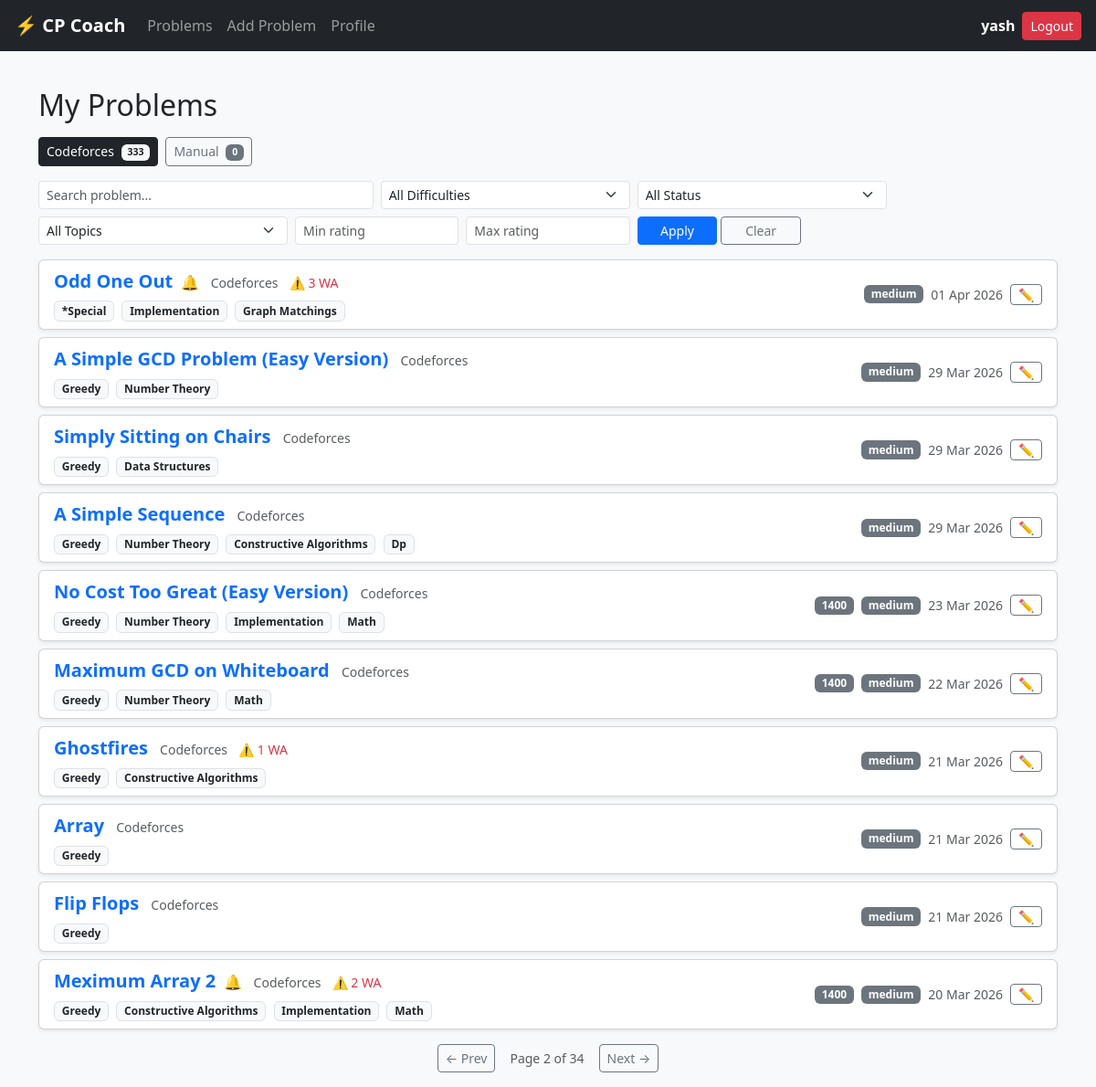
Page /problems/?page=2&tab=cf (signed in) on the committed database.
### core/models.py (models this page shows, shortened)
class UserProblem(models.Model):
    STATUS_CHOICES = [
        ('unsolved', 'Unsolved'),
        ('solved', 'Solved'),
        ('revision', 'Revision'),
    ]
    user = models.ForeignKey(User, on_delete=models.CASCADE, related_name='user_problems')
    problem = models.ForeignKey(Problem, on_delete=models.CASCADE)
    status = models.CharField(max_length=20, choices=STATUS_CHOICES, default='unsolved')
    is_favorite = models.BooleanField(default=False)
    wrong_attempts = models.IntegerField(default=0)
    last_practiced = models.DateTimeField(null=True, blank=True)
    notes = models.TextField(blank=True)
    review_priority = models.IntegerField(default=0)
    class Meta:
        unique_together = ('user', 'problem')

class Problem(models.Model):
    title = models.CharField(max_length=255)
    platform = models.ForeignKey(Platform, on_delete=models.CASCADE)
    problem_code = models.CharField(max_length=100)
    DIFFICULTY_CHOICES = [
    ('easy', 'Easy'),
    ('medium', 'Medium'),
    ('hard', 'Hard'),
    ]
    difficulty = models.CharField(
        max_length=20,
        choices=DIFFICULTY_CHOICES
    )
    rating = models.IntegerField(null=True, blank=True)
    link = models.URLField()
    topics = models.ManyToManyField(Topic, related_name='problems')
    created_at = models.DateTimeField(auto_now_add=True)
    class Meta:
        unique_together = ('platform', 'problem_code')

class Platform(models.Model):
    name = models.CharField(max_length=50, unique=True)
    slug = models.SlugField(unique=True)

class Topic(models.Model):
    name = models.CharField(max_length=100, unique=True)

### core/views/problems.py (the view)
# urls.py: path('problems/', views.problem_list, name='problem_list'),
@login_required
def problem_list(request):
    active_tab = request.GET.get('tab', 'cf')
    base_qs = UserProblem.objects.filter(user=request.user)\
        .select_related('problem', 'problem__platform')\
        .prefetch_related('problem__topics')
    if active_tab == 'manual':
        qs = base_qs.filter(problem__platform__slug='manual')
    else:
        qs = base_qs.exclude(problem__platform__slug='manual')
    difficulties = Problem.DIFFICULTY_CHOICES
    difficulty = request.GET.get('difficulty')
    status = request.GET.get('status')
    search = request.GET.get('search')
    topic = request.GET.get('topic')
    if difficulty:
        qs = qs.filter(problem__difficulty=difficulty)
    if status:
        qs = qs.filter(status=status)
    if search:
        qs = qs.filter(problem__title__icontains=search)
    if topic:
        qs = qs.filter(problem__topics__name__iexact=topic)
    min_rating = request.GET.get('min_rating')
    max_rating = request.GET.get('max_rating')
    if min_rating:
        qs = qs.filter(problem__rating__gte=min_rating)
    if max_rating:
        qs = qs.filter(problem__rating__lte=max_rating)
    topics = Topic.objects.filter(
        problems__userproblem__user=request.user
    ).distinct().order_by('name')
    sort = request.GET.get('sort')
    if sort == 'priority':
        qs = qs.filter(review_priority__gt=50).order_by('-review_priority', '-last_practiced')
    else:
        qs = qs.order_by('-last_practiced', '-id')
    paginator = Paginator(qs, 10)
    page_obj = paginator.get_page(request.GET.get('page'))
    cf_count = base_qs.exclude(problem__platform__slug='manual').count()
    manual_count = base_qs.filter(problem__platform__slug='manual').count()
    return render(request, 'problems/list.html', {
        'problems': page_obj,
        'difficulties': difficulties,
        'active_tab': active_tab,
        'cf_count': cf_count,
        'manual_count': manual_count,
        'sort': sort,
        'topics': topics,
        'selected_topic': topic or '',
        'min_rating': min_rating or '',
        'max_rating': max_rating or '',
    })

### core/templatetags/url_tags.py (called while the page is built)
@register.simple_tag(takes_context=True)
def url_replace(context, **kwargs):
    query = context['request'].GET.copy()
    for key, value in kwargs.items():
        query[key] = value
    return query.urlencode()

### core/templates/problems/list.html (shortened to what this page needs)
{% extends "base.html" %}
{% load url_tags %}
{% block content %}
<div class="container mt-4">
  <h2 class="mb-3">My Problems</h2>
  <div class="d-flex justify-content-between align-items-center mb-3">
    <div>
      <a href="?tab=cf"
         class="btn btn-sm me-1 {% if active_tab == 'cf' %}btn-dark{% else %}btn-outline-secondary{% endif %}">
        Codeforces
        <span class="badge ms-1 {% if active_tab == 'cf' %}bg-light text-dark{% else %}bg-secondary{% endif %}">
          {{ cf_count }}
        </span>
      </a>
      <a href="?tab=manual"
         class="btn btn-sm {% if active_tab == 'manual' %}btn-dark{% else %}btn-outline-secondary{% endif %}">
        Manual
        <span class="badge ms-1 {% if active_tab == 'manual' %}bg-light text-dark{% else %}bg-secondary{% endif %}">
          {{ manual_count }}
        </span>
      </a>
    </div>
  </div>
  <form method="GET" class="row g-2 mb-3">
    <div class="col-md-4">
      <input type="text" name="search" class="form-control form-control-sm"
             placeholder="Search problem..." value="{{ request.GET.search }}">
    </div>
    <div class="col-md-3">
      <select name="difficulty" class="form-select form-select-sm">
        <option value="">All Difficulties</option>
      </select>
    </div>
    <div class="col-md-3">
      <select name="status" class="form-select form-select-sm">
        <option value="">All Status</option>
      </select>
    </div>
    <div class="col-md-3">
      <select name="topic" class="form-select form-select-sm">
        <option value="">All Topics</option>
      </select>
    </div>
    <div class="col-md-2">
      <input type="number" name="min_rating" class="form-control form-control-sm"
             placeholder="Min rating" value="{{ min_rating }}" step="100" min="800" max="3500">
    </div>
    <div class="col-md-2">
      <input type="number" name="max_rating" class="form-control form-control-sm"
             placeholder="Max rating" value="{{ max_rating }}" step="100" min="800" max="3500">
    </div>
    <div class="col-md-2 d-flex gap-1">
      <button type="submit" class="btn btn-sm btn-primary w-100">Apply</button>
      <a href="?tab={{ active_tab }}" class="btn btn-sm btn-outline-secondary w-100">Clear</a>
    </div>
  </form>
  {% for up in problems %}
    <div class="card mb-2 shadow-sm">
      <div class="card-body py-2 d-flex justify-content-between align-items-center">
        <div>
          {% if up.problem.link %}
            <a href="{{ up.problem.link }}" target="_blank"
               class="fw-semibold text-decoration-none" style="font-size:20px;">
              {{ up.problem.title }}
            </a>
          {% else %}
            <span class="fw-semibold">{{ up.problem.title }}</span>
          {% endif %}
          {% if up.review_priority > 30 %}
            <span title="Review recommended" class="ms-1">🔔</span>
          {% endif %}
          <small class="text-muted ms-2">{{ up.problem.platform.name }}</small>
          {% if up.wrong_attempts > 0 %}
            <small class="text-danger ms-2">⚠️ {{ up.wrong_attempts }} WA</small>
          {% endif %}
          {% if up.problem.topics.all %}
            <div class="mt-1">
              {% for topic in up.problem.topics.all %}
                <span class="badge bg-light text-dark border me-1" style="font-size:12px;">
                  {{ topic.name }}
                </span>
              {% endfor %}
            </div>
          {% endif %}
        </div>
        <div class="d-flex align-items-center gap-2 text-nowrap">
          {% if up.problem.rating %}
            <span class="badge bg-secondary">{{ up.problem.rating }}</span>
          {% endif %}
          <span class="badge bg-secondary">{{ up.problem.difficulty }}</span>
          <small class="text-muted">{{ up.last_practiced|date:"d M Y"|default:"—" }}</small>
          <a href="{% url 'edit_problem' up.pk %}"
             class="btn btn-sm btn-outline-secondary py-0 px-2">✏️</a>
        </div>
      </div>
    </div>
  {% endfor %}
  <div class="d-flex justify-content-center align-items-center gap-3 mt-3">
    {% if problems.has_previous %}
      <a href="?{% url_replace page=problems.previous_page_number tab=active_tab %}"
         class="btn btn-sm btn-outline-secondary">← Prev</a>
    {% endif %}
    <span class="text-muted small">
      Page {{ problems.number }} of {{ problems.paginator.num_pages }}
    </span>
    {% if problems.has_next %}
      <a href="?{% url_replace page=problems.next_page_number tab=active_tab %}"
         class="btn btn-sm btn-outline-secondary">Next →</a>
    {% endif %}
  </div>
</div>
{% endblock %}

### core/templates/base.html (shortened to what this page needs)
{% load static %}
<!DOCTYPE html>
<html lang="en">
<head>
  <link href="https://cdn.jsdelivr.net/npm/bootstrap@5.3.0/dist/css/bootstrap.min.css" rel="stylesheet">
</head>
<body class="bg-light">
  <nav class="navbar navbar-expand-lg navbar-dark bg-dark px-3">
    <a class="navbar-brand fw-bold" href="{% url 'dashboard' %}">⚡ CP Coach</a>
    <div class="collapse navbar-collapse">
      <ul class="navbar-nav me-auto">
        <li class="nav-item">
          <a class="nav-link" href="{% url 'problem_list' %}">Problems</a>
        </li>
        <li class="nav-item">
          <a class="nav-link" href="{% url 'add_problem' %}">Add Problem</a>
        </li>
        <li class="nav-item">
          <a class="nav-link" href="{% url 'profile' %}">Profile</a>
        </li>
      </ul>
      <ul class="navbar-nav ms-auto align-items-center gap-2">
        {% if user.is_authenticated %}
          <li class="nav-item">
            <span class="text-white fw-semibold">{{ user.username }}</span>
          </li>
          <li class="nav-item">
            <form method="POST" action="{% url 'logout' %}"
                  onsubmit="return confirm('Are you sure you want to logout?')">
              <button type="submit" class="btn btn-danger btn-sm">Logout</button>
            </form>
          </li>
        {% else %}
          <li class="nav-item">
            <a class="nav-link" href="{% url 'login' %}">Login</a>
          </li>
        {% endif %}
      </ul>
    </div>
  </nav>
  <div id="toast-container" class="position-fixed top-0 end-0 p-3" style="z-index: 9999;"></div>
  <main class="py-3">
    {% block content %}{% endblock %}
  </main>
</body>
</html>

### rows in the picture
UserProblem: problem "Odd One Out", problem.platform.name "Codeforces", wrong_attempts "3", problem.difficulty "medium", last_practiced "01 Apr 2026"
Topic: name "*Special"
Topic: name "Implementation"
Topic: name "Graph Matchings"
UserProblem: problem "A Simple GCD Problem (Easy Version)", problem.platform.name "Codeforces", problem.difficulty "medium", last_practiced "29 Mar 2026"
Topic: name "Greedy"
Topic: name "Number Theory"
UserProblem: problem "Simply Sitting on Chairs", problem.platform.name "Codeforces", problem.difficulty "medium", last_practiced "29 Mar 2026"
Topic: name "Data Structures"
UserProblem: problem "A Simple Sequence", problem.platform.name "Codeforces", problem.difficulty "medium", last_practiced "29 Mar 2026"
Topic: name "Constructive Algorithms"
Topic: name "Dp"
UserProblem: problem "No Cost Too Great (Easy Version)", problem.platform.name "Codeforces", problem.rating "1400", problem.difficulty "medium", last_practiced "23 Mar 2026"
Topic: name "Math"
UserProblem: problem "Maximum GCD on Whiteboard", problem.platform.name "Codeforces", problem.rating "1400", problem.difficulty "medium", last_practiced "22 Mar 2026"
UserProblem: problem "Ghostfires", problem.platform.name "Codeforces", wrong_attempts "1", problem.difficulty "medium", last_practiced "21 Mar 2026"
UserProblem: problem "Array", problem.platform.name "Codeforces", problem.difficulty "medium", last_practiced "21 Mar 2026"
UserProblem: problem "Flip Flops", problem.platform.name "Codeforces", problem.difficulty "medium", last_practiced "21 Mar 2026"
UserProblem: problem "Meximum Array 2", problem.platform.name "Codeforces", wrong_attempts "2", problem.rating "1400", problem.difficulty "medium", last_practiced "20 Mar 2026"

### other values in the picture
{{ user.username }} "yash"
{{ cf_count }} "333"
{{ manual_count }} "0"
{{ problems.number }} "2"
{{ problems.paginator.num_pages }} "34"
